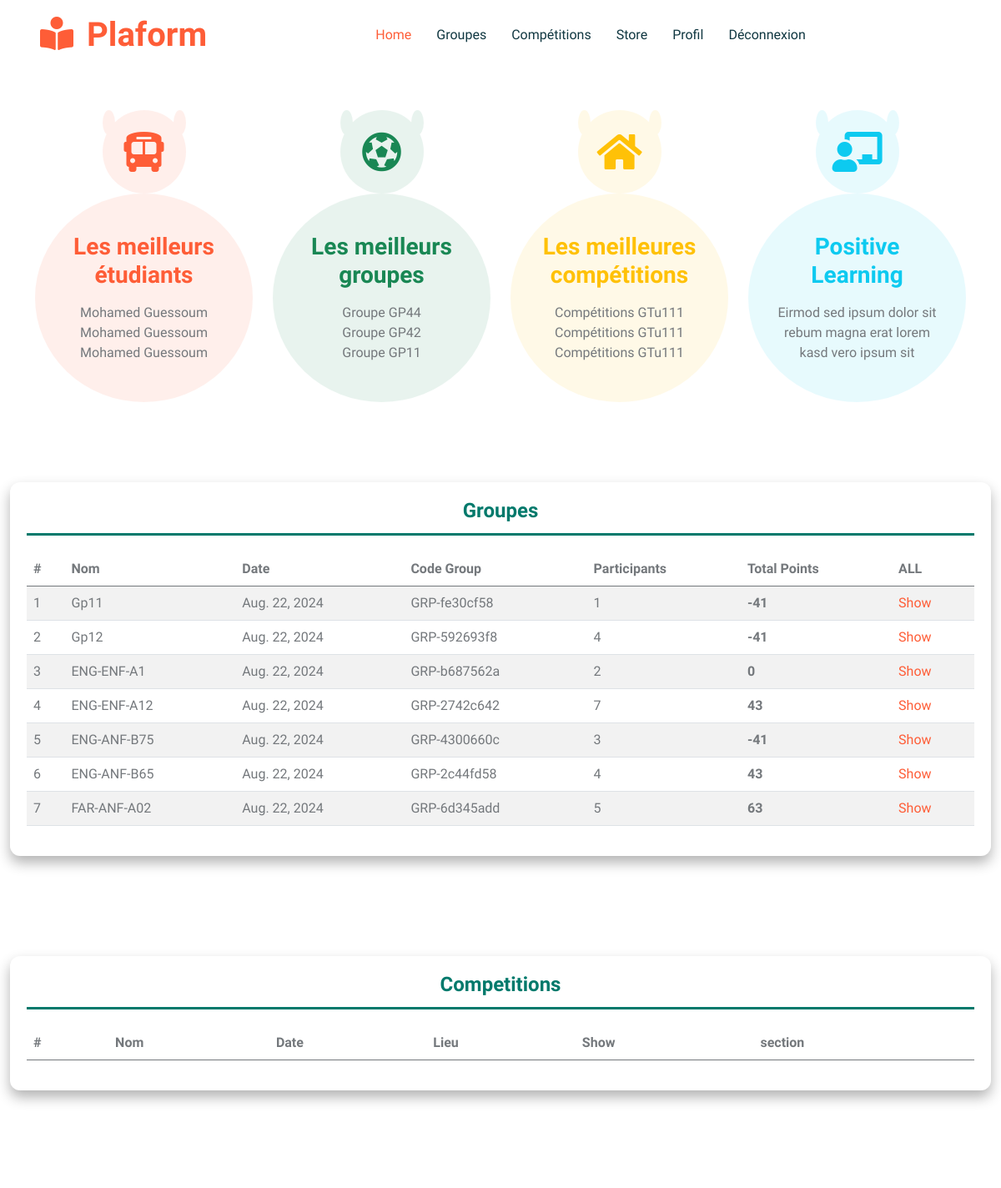
Page /homeProf/ (upper part) on the earlier database version.
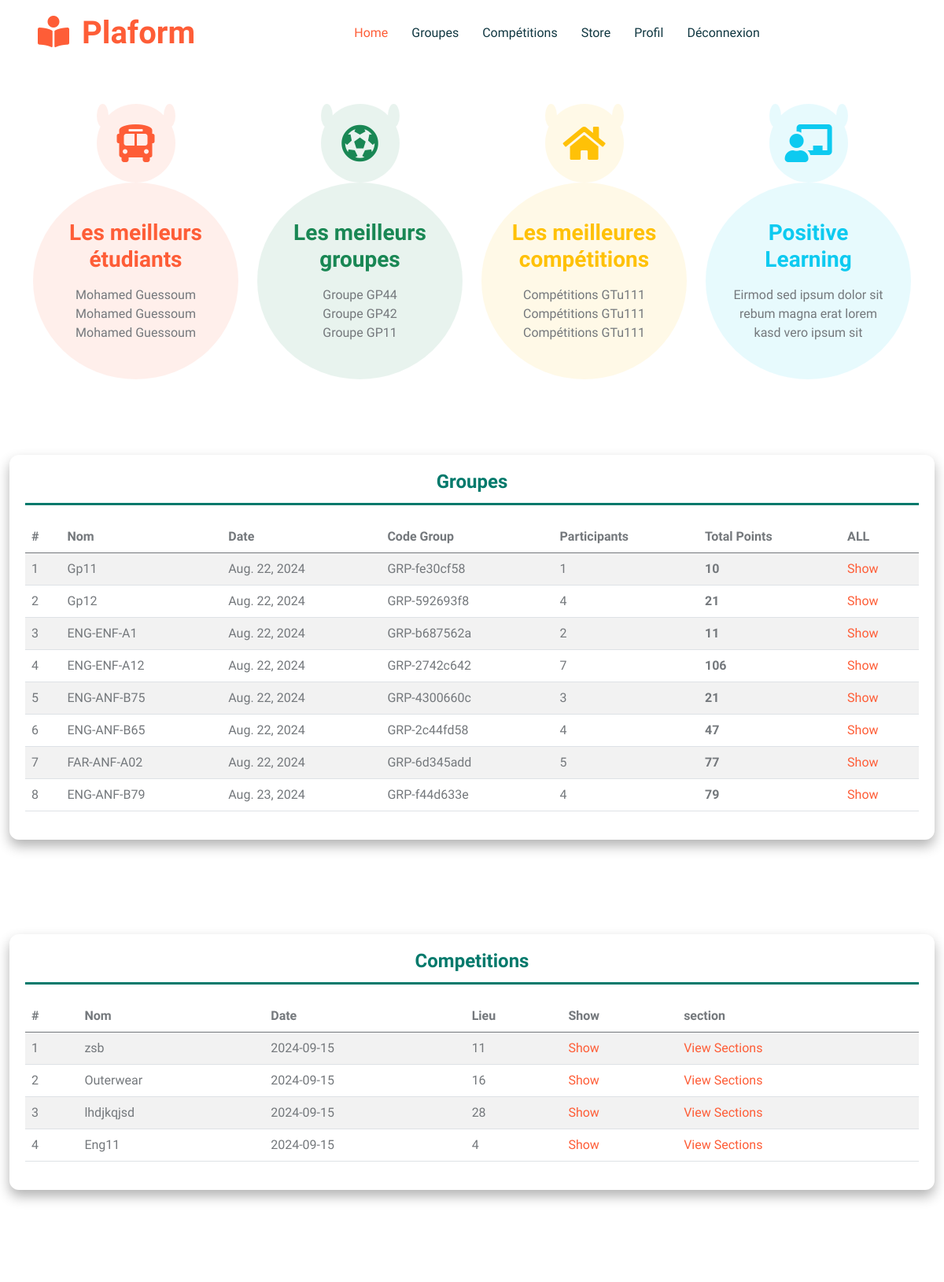
Same page on the later database version.
### platformTK/models.py (models this page shows, shortened)
class Groups(models.Model):
    name = models.CharField(max_length=100)
    description = models.CharField(max_length=300)
    code_group = models.CharField(max_length=100, unique=True, blank=True, editable=False)
    etudiants = models.ManyToManyField(Etudiant, related_name='groups')
    profs = models.ManyToManyField(prof, related_name='groups')
    date_created = models.DateField(auto_now_add=True, null=True, blank=True)
    def total_points(self):
        return self.etudiants.aggregate(total_points=models.Sum('points'))['total_points'] or 0

class Competitions(models.Model):
    name = models.CharField(max_length=100)
    number_of_sections = models.PositiveIntegerField()  # Number of sections for the competition

### platformTK/views.py (the view)
# urls.py: path('homeProf/', views.homeProf, name='homeProf'),
def homeProf(requset):
    groups = Groups.objects.all()
    competitions = Competitions.objects.all()
    return render(requset,"platformTK/Prof/homeProf.html",{"groups": groups, "competitions": competitions})

### platformTK/templates/platformTK/Prof/homeProf.html (shortened to what the changed rows need)
{% load static  %}
<!DOCTYPE html>
<html lang="en">
<head>
    <link href="https://cdnjs.cloudflare.com/ajax/libs/font-awesome/5.10.0/css/all.min.css" rel="stylesheet">
    <link href="https://cdn.jsdelivr.net/npm/bootstrap-icons@1.4.1/font/bootstrap-icons.css" rel="stylesheet">
    <link href="{% static 'lib/animate/animate.min.css' %}" rel="stylesheet">
    <link href="{% static 'lib/owlcarousel/assets/owl.carousel.min.css' %}" rel="stylesheet">
    <link href="{% static 'css/bootstrap.min.css' %}" rel="stylesheet">
    <link href="{% static 'css/style.css' %}" rel="stylesheet">
    <link href="{% static 'css/styleTbale.css' %}" rel="stylesheet">
</head>
<body>
    {%  include  'platformTK/Prof/navbar.html' %}
    {% block content %}
        <div class="container-xxl py-5">
            <div class="row justify-content-center">
                <div class="col-lg-12 mb-4">
                    <div class="table-wrapper">
                        <h2 class="table-title">Groupes</h2>
                        <table class="table table-striped">
                            <thead>
                                <tr>
                                    <th>#</th>
                                    <th>Nom</th>
                                    <th>Date</th>
                                    <th>Code Group</th>
                                    <th>Participants</th>
                                    <th>Total Points</th>
                                    <th>ALL</th>
                                </tr>
                            </thead>
                            <tbody>
                                {% for group in groups %}
                                <tr>
                                    <td>{{ forloop.counter }}</td>
                                    <td>{{ group.name }}</td>
                                    <td>{{ group.date_created }}</td>
                                    <td>{{ group.code_group }} </td>
                                    <td>{{ group.etudiants.count }}</td>
                                    <th>{{ group.total_points }}</th>
                                    <td><a href="{% url 'group_detail' code_group=group.code_group %}">Show</a></td>
                                </tr>
                                {% empty %}
                                <tr>
                                    <td colspan="4" class="text-center">No groups found.</td>
                                </tr>
                                {% endfor %}
                            </tbody>
                        </table>
                    </div>
                </div>
            </div>
        </div>
        <div class="container-xxl py-5">
            <div class="row justify-content-center">
                <div class="col-lg-12 mb-4">
                    <div class="table-wrapper">
                        <h2 class="table-title">Competitions</h2>
                        <table class="table table-striped">
                            <thead>
                                <tr>
                                    <th>#</th>
                                    <th>Nom</th>
                                    <th>Date</th>
                                    <th>Lieu</th>
                                    <th>Show</th>
                                    <th>section</th>
                                </tr>
                            </thead>
                            <tbody>
                        {% for competition in competitions %}
                            <tr>
                                <td>{{ forloop.counter }}</td>
                                <td>{{competition.name}}</td>
                                <td>2024-09-15</td>
                                <td>{{competition.number_of_sections}}</td>
                                <td><a href="{% url 'add_section' competition.id %}">Show</a></td>
                                <td><a href="{% url 'competition_sections' competition.id %}">View Sections</a></td>
                            </tr>
                        {% endfor %}
                            </tbody>
                        </table>
                    </div>
                </div>
            </div>
        </div>
        {% endblock  %}
    </div>
</body>
</html>

Differences in the rows shown:
computed for Groups "Gp11": total_points "-41" → "10"
computed for Groups "Gp12": total_points "-41" → "21"
computed for Groups "ENG-ENF-A1": total_points "0" → "11"
computed for Groups "ENG-ENF-A12": total_points "43" → "106"
computed for Groups "ENG-ANF-B75": total_points "-41" → "21"
computed for Groups "ENG-ANF-B65": total_points "43" → "47"
computed for Groups "FAR-ANF-A02": total_points "63" → "77"
added Groups: name "ENG-ANF-B79", date_created "Aug. 23, 2024", code_group "GRP-f44d633e", etudiants.count "4", total_points "79"
added Competitions: name "zsb", number_of_sections "11"
added Competitions: name "Outerwear", number_of_sections "16"
added Competitions: name "lhdjkqjsd", number_of_sections "28"
added Competitions: name "Eng11", number_of_sections "4"
